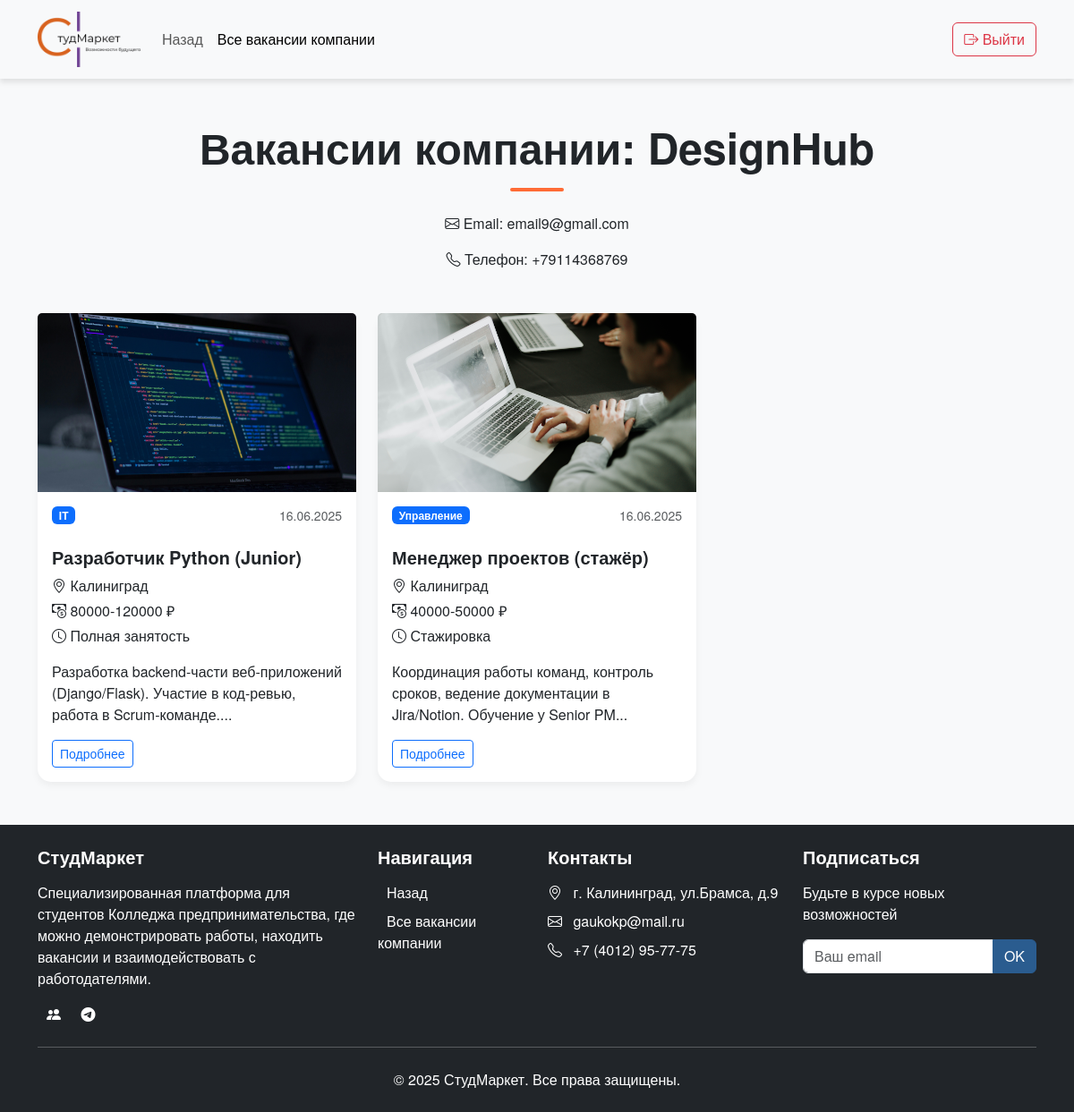
/files/company_vacancies.php?company_id=16, run on the app's committed database.
### tables this page shows
CREATE TABLE `users` (
  `id` int(11) NOT NULL,
  `name` varchar(100) NOT NULL,
  `email` varchar(100) NOT NULL,
  `password` varchar(255) NOT NULL,
  `user_type` enum('student','employer') NOT NULL,
  `phone` varchar(20) DEFAULT NULL,
  `created_at` timestamp NULL DEFAULT CURRENT_TIMESTAMP,
  `avatar_path` varchar(255) DEFAULT 'img/no-image.png',
  `is_banned` tinyint(1) NOT NULL DEFAULT '0',
  `ban_reason` text
);

CREATE TABLE `vacancies` (
  `id` int(11) NOT NULL,
  `user_id` int(11) NOT NULL,
  `title` varchar(255) NOT NULL,
  `category_id` int(11) NOT NULL,
  `employment_type` enum('full','part','internship','remote') NOT NULL,
  `salary` varchar(100) DEFAULT NULL,
  `location` varchar(255) DEFAULT NULL,
  `description` varchar(255) DEFAULT NULL,
  `requirements` varchar(255) DEFAULT NULL,
  `benefits` varchar(255) DEFAULT NULL,
  `contacts` varchar(255) DEFAULT NULL,
  `image_path` varchar(255) DEFAULT NULL,
  `created_at` timestamp NOT NULL DEFAULT CURRENT_TIMESTAMP,
  `status` enum('pending','approved','rejected') NOT NULL DEFAULT 'pending',
  `moderator_comment` text
);

CREATE TABLE `vacancy_categories` (
  `id` int(11) NOT NULL,
  `name` varchar(255) NOT NULL
);

### files/company_vacancies.php (the view, shortened to what this page needs)
<?php
require_once("../config/link.php");
$company_id = (int)$_GET['company_id'];
$company_sql = "SELECT * FROM `users` WHERE `id` = $company_id";
$company_result = mysqli_query($conn, $company_sql);
$company = mysqli_fetch_assoc($company_result);
$vacancies_sql = "SELECT v.*, c.name as category_name FROM vacancies v JOIN vacancy_categories c ON v.category_id = c.id WHERE v.user_id = $company_id ORDER BY v.created_at DESC";
$vacancies_result = mysqli_query($conn, $vacancies_sql);
?>
<!DOCTYPE html>
<html lang="ru">
<head>
    <link rel="stylesheet" href="../css/bootstrap.min.css">
    <link rel="stylesheet" href="https://cdn.jsdelivr.net/npm/bootstrap-icons@1.11.1/font/bootstrap-icons.css">
    <link rel="stylesheet" href="../style.css">
</head>
<body class="d-flex flex-column min-vh-100">
<div class="flex-grow-1">
    <nav class="navbar navbar-expand-lg navbar-light bg-light sticky-top">
        <div class="container">
            <a class="navbar-brand" href="company_vacancies.php">
                <img class="logo" src="../img/img5.png" alt="Логотип">
            </a>
            <div class="collapse navbar-collapse" id="navbarNav">
                <ul class="navbar-nav me-auto mb-2 mb-lg-0">
                    <li class="nav-item">
                        <a class="nav-link" href="<?= $_SESSION['previous_page'] ?>">Назад</a>
                    </li>
                    <li class="nav-item">
                        <a class="nav-link active" href="company_vacancies.php?company_id=<?= $vacancy['user_id'] ?>">Все вакансии компании</a>
                    </li>
                </ul>
                <div class="d-flex">
                    <a href="logout.php" class="btn btn-outline-danger">
                        <i class="bi bi-box-arrow-right"></i> Выйти
                    </a>
                </div>
            </div>
        </div>
    </nav>
    <section class="company-vacancies py-5">
        <div class="container">
            <div class="company-header text-center mb-5">
                <h2 class="display-5 fw-bold">Вакансии компании: <?= htmlspecialchars($company['name']) ?></h2>
                <div class="divider mx-auto"></div>
                <div class="company-info mt-4">
                    <div class="company-contacts mt-3">
                        <?php if (!empty($company['email'])): ?>
                            <p><i class="bi bi-envelope"></i> Email: <?= htmlspecialchars($company['email']) ?></p>
                        <?php endif; ?>
                        <?php if (!empty($company['phone'])): ?>
                            <p><i class="bi bi-telephone"></i> Телефон: <?= htmlspecialchars($company['phone']) ?></p>
                        <?php endif; ?>
                    </div>
                </div>
            </div>
            <div class="row g-4">
                <?php if (mysqli_num_rows($vacancies_result) > 0): ?>
                    <?php while ($vacancy = mysqli_fetch_assoc($vacancies_result)): ?>
                        <div class="col-md-4">
                            <div class="card h-100">
                                <img src="<?= htmlspecialchars($vacancy['image_path'] ?: '../img/no-image.png') ?>"
                                    class="card-img-top portfolio-img"
                                    alt="<?= htmlspecialchars($vacancy['title']) ?>">
                                <div class="card-body">
                                    <div class="d-flex justify-content-between align-items-start mb-2">
                                        <span class="badge bg-primary"><?= htmlspecialchars($vacancy['category_name']) ?></span>
                                        <p class="text-muted small border-0"><?= date('d.m.Y', strtotime($vacancy['created_at'])) ?></p>
                                    </div>
                                    <h5 class="card-title"><?= htmlspecialchars($vacancy['title']) ?></h5>
                                    <div class="vacancy-meta mb-3">
                                        <p class="mb-1">
                                            <i class="bi bi-geo-alt"></i>
                                            <?= htmlspecialchars($vacancy['location'] ?: 'Не указано') ?>
                                        </p>
                                        <p class="mb-1">
                                            <i class="bi bi-cash-coin"></i>
                                            <?= $vacancy['salary'] ? htmlspecialchars($vacancy['salary']) . ' ₽' : 'По договорённости' ?>
                                        </p>
                                        <p class="mb-1">
                                            <i class="bi bi-clock"></i>
                                            <?php
                                            switch($vacancy['employment_type']) {
                                                case 'full': echo 'Полная занятость'; break;
                                                case 'internship': echo 'Стажировка'; break;
                                            }
                                            ?>
                                        </p>
                                    </div>
                                    <p class="card-text">
                                        <?= mb_substr(htmlspecialchars($vacancy['description']), 0, 100) ?>...
                                    </p>
                                    <div class="d-flex justify-content-between align-items-center mt-3">
                                        <a href="vacancy_details.php?id=<?= $vacancy['id'] ?>" class="btn btn-sm btn-outline-primary">
                                            Подробнее
                                        </a>
                                    </div>
                                </div>
                            </div>
                        </div>
                    <?php endwhile; ?>
                <?php endif; ?>
            </div>
        </div>
    </section>
</div>
<footer class="bg-dark text-white py-4">
    <div class="container">
        <div class="row">
            <div class="col-md-4 mb-4 mb-md-0">
                <h5 class="mb-3">СтудМаркет</h5>
                <p>Специализированная платформа для студентов Колледжа предпринимательства, где можно демонстрировать работы, находить вакансии и взаимодействовать с работодателями.</p>
                <div class="social-icons">
                    <a href="https://vk.com/studmarket39" class="text-white me-2"><i class="bi bi-people-fill"></i></a>
                    <a href="https://t.me/StudMarket_bot" class="text-white"><i class="bi bi-telegram"></i></a>
                </div>
            </div>
            <div class="col-md-2 mb-4 mb-md-0">
                <h5 class="navigation mb-3">Навигация</h5>
                <ul class="list-navigation list-unstyled">
                    <li class="mb-2"><a href="<?= $_SESSION['previous_page'] ?>" class="text-white text-decoration-none">Назад</a></li>
                    <li class="mb-2"><a href="company_vacancies.php?company_id=<?= $vacancy['user_id'] ?>" class="text-white text-decoration-none">Все вакансии компании</a></li>
                </ul>
            </div>
            <div class="col-md-3 mb-4 mb-md-0">
                <h5 class="mb-3">Контакты</h5>
                <ul class="list-unstyled">
                    <li class="mb-2"><i class="bi bi-geo-alt me-2"></i> г. Калининград, ул.Брамса, д.9</li>
                    <li class="mb-2"><i class="bi bi-envelope me-2"></i> gaukokp@mail.ru</li>
                    <li><i class="bi bi-telephone me-2"></i> +7 (4012) 95-77-75</li>
                </ul>
            </div>
            <div class="col-md-3">
                <h5 class="mb-3">Подписаться</h5>
                <p>Будьте в курсе новых возможностей</p>
                <div class="input-group mb-3">
                    <input type="email" class="form-control" placeholder="Ваш email">
                    <button class="btn btn-primary" type="button">OK</button>
                </div>
            </div>
        </div>
        <hr class="my-4">
        <div class="text-center">
            <p class="mb-0">© 2025 СтудМаркет. Все права защищены.</p>
        </div>
    </div>
</footer>
</body>
</html>

### style.css (style rules this page uses)
* { padding: 0; margin: 0; }
body { font-family: 'Helvetica Neue', Helvetica, Arial, sans-serif; background-color: #f8f9fa; color: #212529; }
h1, h2, h3, h4, h5, h6 { font-weight: 700; }
a { transition: color 0.3s; }
.navbar { box-shadow: 0 4px 6px rgba(0,0,0,0.1); }
.logo { width: 115px; height: auto; }
.btn-primary { background-color: #2A5C8F; border-color: #2A5C8F; transition: background-color 0.3s; }
.divider { width: 60px; height: 4px; background-color: #FF6B35; margin: 1rem auto; border-radius: 2px; }
.card { border: none; border-radius: 15px; box-shadow: 0 4px 8px rgba(0,0,0,0.05); transition: transform 0.3s, box-shadow 0.3s; }
.badge.bg-primary { background-color: #2A5C8F; }
footer { background-color: #212529; }
footer a { color: #fff; text-decoration: none; margin: 0 10px; transition: color 0.3s; }
footer p { margin-top: 1rem; }
.portfolio-img { height: 200px; object-fit: cover; width: 100%; }

### data on the page
users: name "DesignHub", email "email9@gmail.com", phone "+79114368769"
vacancies: image_path (picture), category.name "IT", created_at "16.06.2025", title "Разработчик Python (Junior)", location "Калиниград", salary "80000-120000", employment_type "Полная занятость", description "Разработка backend-части веб-приложений (Django/Flask). Участие в код-ревью, работа в Scrum-команде."
vacancies: image_path (picture), category.name "Управление", created_at "16.06.2025", title "Менеджер проектов (стажёр)", location "Калиниград", salary "40000-50000", employment_type "Стажировка", description "Координация работы команд, контроль сроков, ведение документации в Jira/Notion. Обучение у Senior PM"
